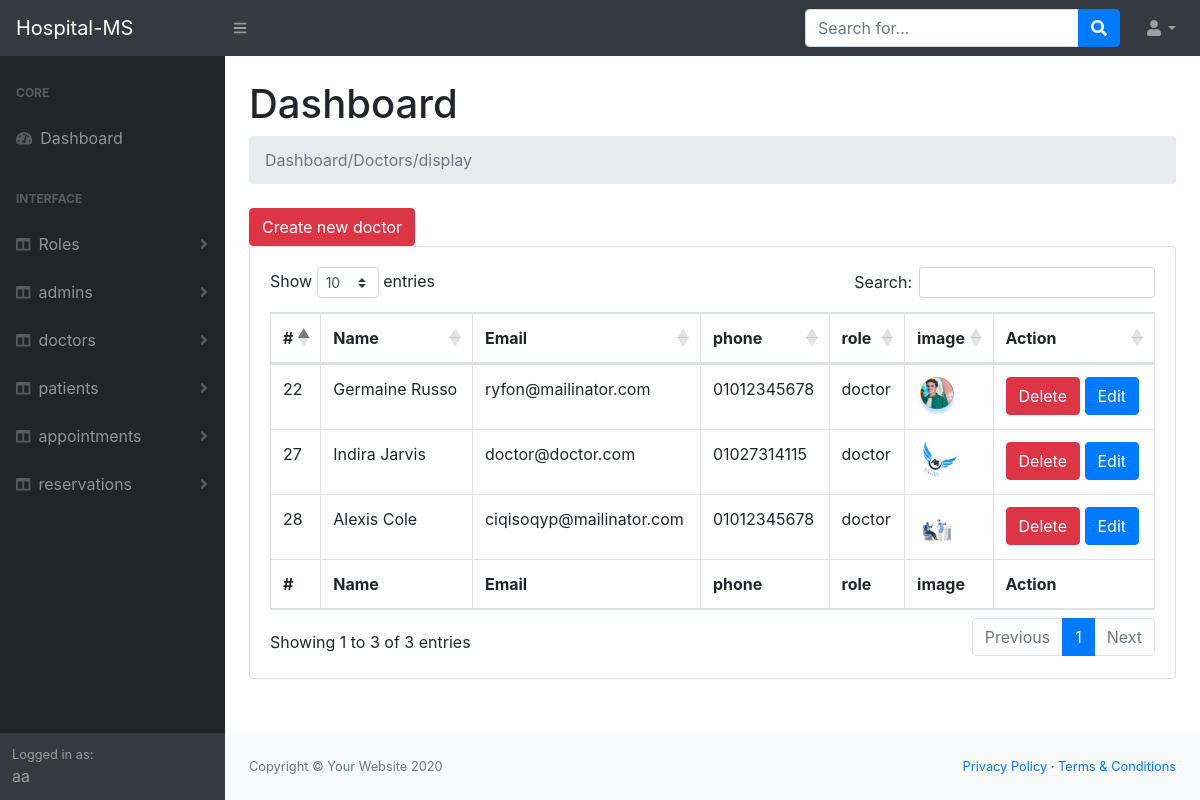
/Admin/doctors/index.php (signed in), run on the app's committed database.
### tables this page shows
CREATE TABLE `users`
(
    `id`             tinyint(4) NOT NULL,
    `name`           char(150) NOT NULL,
    `gender`         tinyint(1) NOT NULL COMMENT '"1 for male, 2 for female" ',
    `email`          char(100) NOT NULL,
    `password`       char(100) NOT NULL,
    `address`        char(150) NOT NULL,
    `phone`          char(11)  NOT NULL,
    `emergencyPhone` char(11)  NOT NULL,
    `image`          char(150) DEFAULT NULL,
    `role_id`        tinyint(100) NOT NULL
);

CREATE TABLE `roles`
(
    `id`    tinyint(4) NOT NULL,
    `title` char(100) NOT NULL
);

### Admin/doctors/index.php (the view, shortened to what this page needs)
<?php
require '../helpers/dbConnection.php';
$sql = 'select users.*,roles.title  from  users inner join roles on users.role_id = roles.id where roles.title = "doctor"';
$op = mysqli_query($con, $sql);
require '../layouts/header.php';
require '../layouts/nav.php';
require '../layouts/sidNav.php';
?>
<main>
    <div class="container-fluid">
        <h1 class="mt-4">Dashboard</h1>
        <ol class="breadcrumb mb-4">
            <li class="breadcrumb-item active">Dashboard/Doctors/display</li>
            <?php
            echo '<br>';
            ?>
        </ol>
        <a href='create.php'
           class='btn btn-danger m-r-1em'>Create new doctor</a>
        <div class="card mb-4">
            <div class="card-body">
                <div class="table-responsive">
                    <table class="table table-bordered" id="dataTable" width="100%" cellspacing="0">
                        <thead>
                        <tr>
                            <th>#</th>
                            <th>Name</th>
                            <th>Email</th>
                            <th>phone</th>
                            <th>role</th>
                            <th>image</th>
                            <th>Action</th>
                        </tr>
                        </thead>
                        <tfoot>
                        <tr>
                            <th>#</th>
                            <th>Name</th>
                            <th>Email</th>
                            <th>phone</th>
                            <th>role</th>
                            <th>image</th>
                            <th>Action</th>
                        </tfoot>
                        <tbody>
                        <?php
                        while ($data = mysqli_fetch_assoc($op)) {
                            ?>
                            <tr>
                                <td><?php echo $data['id']; ?></td>
                                <td><?php echo $data['name']; ?></td>
                                <td><?php echo $data['email']; ?></td>
                                <td><?php echo $data['phone']; ?></td>
                                <td><?php echo $data['title']; ?></td>
                                <td><img src="./uploads/<?php echo $data['image']; ?>" height="40px" width="40px"></td>
                                <td>
                                    <a href='delete.php?id=<?php echo $data['id']; ?>'
                                       class='btn btn-danger m-r-1em'>Delete</a>
                                    <a href='edit.php?id=<?php echo $data['id']; ?>' class='btn btn-primary m-r-1em'>Edit</a>
                                </td>
                            </tr>
                            <?php
                        }
                        ?>
                        </tbody>
                    </table>
                </div>
            </div>
        </div>
    </div>
</main>
<?php
require '../layouts/footer.php';
?>

### data on the page
users: id "22", name "Germaine Russo", email "ryfon@mailinator.com", phone "01012345678", role.title "doctor", image (picture)
users: id "27", name "Indira Jarvis", email "doctor@doctor.com", phone "01027314115", role.title "doctor", image (picture)
users: id "28", name "Alexis Cole", email "ciqisoqyp@mailinator.com", phone "01012345678", role.title "doctor", image (picture)

### other printed values
$module "Roles"
$module "admins"
$module "doctors"
$module "patients"
$module "appointments"
$module "reservations"
$_SESSION['user']['name'] "aa"
